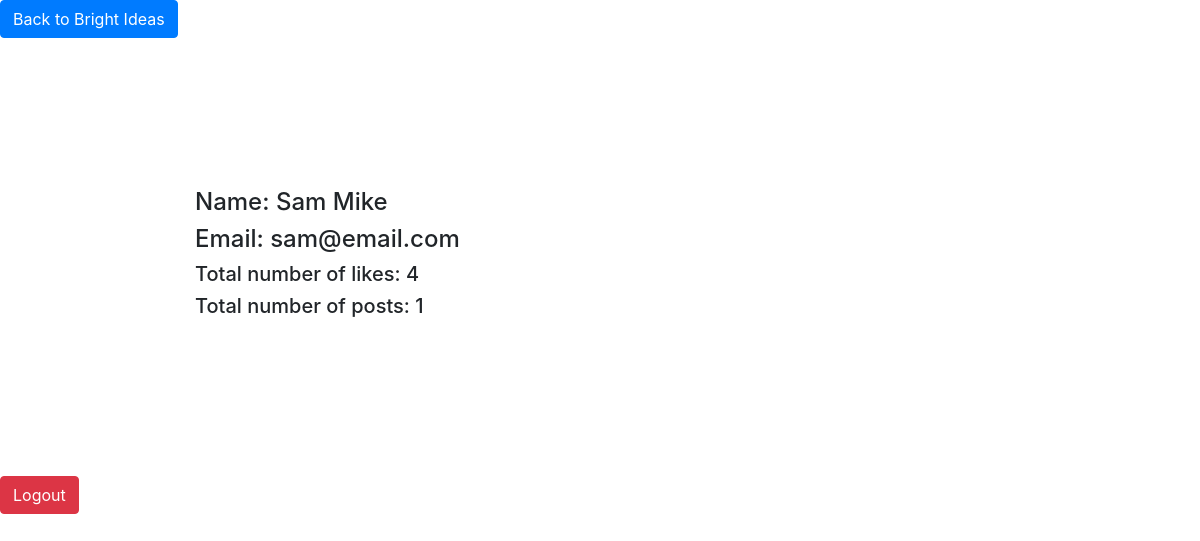
/users/3, run on the app's committed database.
### app.py (models this page shows, shortened)
class User(db.Model):
    __tablename__ = "users"
    id=db.Column(db.Integer, primary_key=True)
    first_name=db.Column(db.String(255))
    last_name=db.Column(db.String(255))
    email=db.Column(db.String(255))
    password_hash=db.Column(db.String(255))
    liked_posts=db.relationship("Post", secondary=likes_table)
    followers=db.relationship("User",
        secondary=followers_table,
        primaryjoin=id==followers_table.c.followed_id,
        secondaryjoin=id==followers_table.c.follower_id,
        backref="following")
    created_at=db.Column(db.DateTime, server_default=func.now())
    updated_at=db.Column(db.DateTime, server_default=func.now(),onupdate=func.now())

### app.py (the view)
@app.route("/users/<id>", methods=["GET"])
def user_profile(id):
    user_profile = User.query.get(id)
    numlikes = len(user_profile.liked_posts)
    numposts = Post.query.filter(Post.author_id == id).count()
    return render_template("user_profile.html", user_profile=user_profile, numlikes = numlikes, numposts=numposts)

### templates/user_profile.html (shortened to what this page needs)
<!DOCTYPE html>
<html lang="en">
<head>
    <link rel="stylesheet" href="https://stackpath.bootstrapcdn.com/bootstrap/4.3.1/css/bootstrap.min.css">
    <link rel="stylesheet" type="text/css" href="{{url_for('static', filename='styles/user_profile.css')}}">
</head>
<body>
        <a href="/bright_ideas"><button type="button" class="btn btn-primary">Back to Bright Ideas</button></a>
        <div class="container">
            <div class="userprofile">
                <h4>Name: {{user_profile.first_name}} {{user_profile.last_name}}</h4>
                <h4>Email: {{user_profile.email}}</h4>
                <h5>Total number of likes: {{numlikes}}</h5>
                <h5>Total number of posts: {{numposts}}</h5>
            </div>
    </div>
    <a href="/logout"><button type="button" class="btn btn-danger">Logout</button></a>
</body>
</html>

### static/user_profile.css (style rules this page uses)
.userprofile { margin: 50px; max-width: 1075px; padding: 100px; }

### data on the page
User: first_name "Sam", last_name "Mike", email "sam@email.com"

### other printed values
{{ numlikes }} "4"
{{ numposts }} "1"
